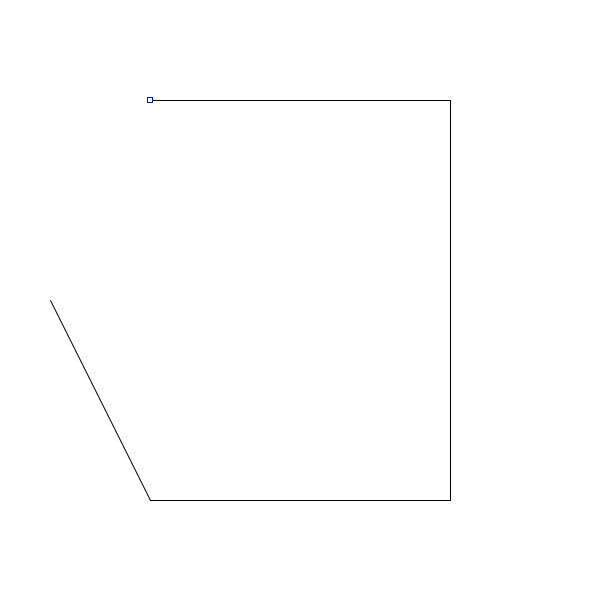
Frame 1 (no input)
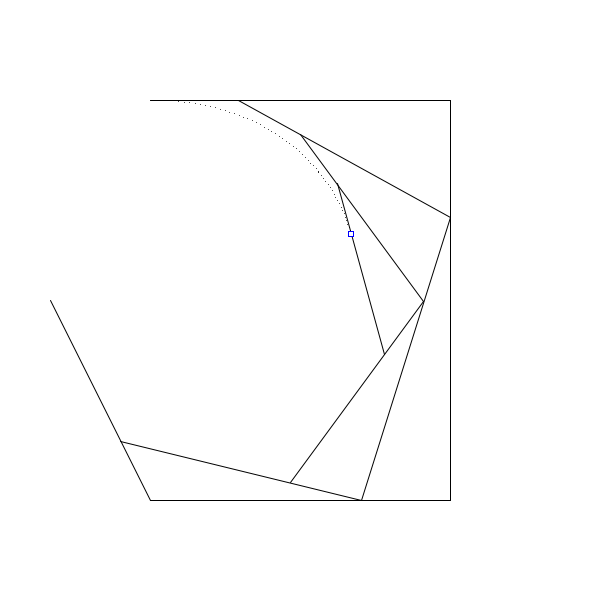
Frame 60 (the mouse pressed at the canvas centre just before this capture)
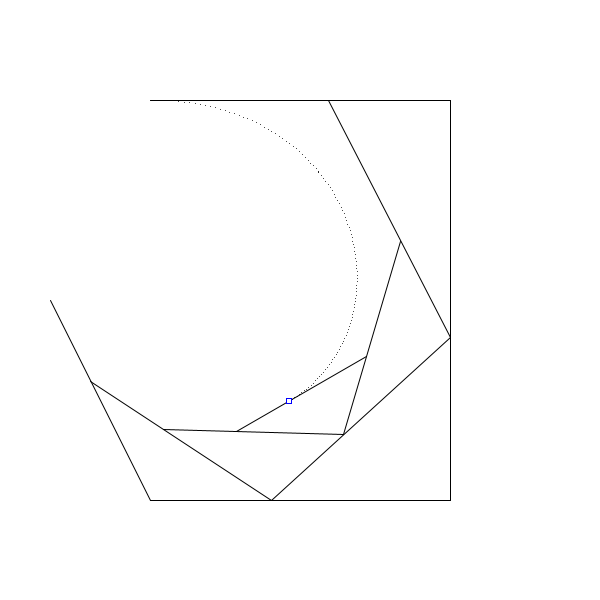
Frame 120 (the mouse held since frame 60 and released just before this capture)

The Processing sketch that drew these frames (run headless with seeded random() and noise(); from frame 60 on, the mouse is pressed at the canvas centre):

// Processing sketch: bezier_curve
// ── bezier_curve.pde
PVector[] controlPoints;
float t = 0;

ArrayList<PVector> drawLocations;

void setup() {
  size(600, 600); 
  
  controlPoints = new PVector[5];
  controlPoints[0] = new PVector(150, 100);
  controlPoints[1] = new PVector(450, 100);
  controlPoints[2] = new PVector(450, 500);
  controlPoints[3] = new PVector(150, 500);
  controlPoints[4] = new PVector(50, 300);
  
  background(255);
  
  rectMode(CENTER);
  for(PVector loc : controlPoints) {
      rect(loc.x, loc.y, 5, 5);
  }
  
  drawLocations = new ArrayList<PVector>();
  
}

void draw(){
  background(255);
  
  stroke(0);
  
  PVector loc = myBezierPoint(controlPoints, t);
  
  drawLocations.add(loc);
  
  for(PVector _loc : drawLocations){
    point(_loc.x, _loc.y);
  }
  
  stroke(0, 0, 255);
  rect(loc.x, loc.y, 5, 5);
  
  t += 0.005;
  
  if(t > 1) {
    drawLocations.clear();
    t = 0;
  }
}



PVector myBezierPoint(PVector[] controlPoints, float t){
  if(controlPoints.length == 1) return controlPoints[0];
  
  PVector[] newPoints = new PVector[controlPoints.length - 1];
  for(int i = 0; i < newPoints.length; i++){
    PVector point1 = controlPoints[i];
    PVector point2 = controlPoints[i+1];
    line(point1.x, point1.y, point2.x, point2.y);
    newPoints[i] = PVector.lerp(controlPoints[i], controlPoints[i+1],t);
  }
  return(myBezierPoint(newPoints, t));
}
